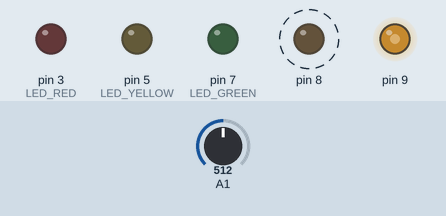
This sketch was run on a simulated Arduino Uno, built with avr-gcc and run on an emulated ATmega328P. Shown: output pins drawn as LEDs (lit = HIGH). Dashed ring = blinking. The test bench sets the inputs (shaded band); at power-on: A1 = 512. What the sketch prints to the serial monitor is not drawn.

Above: at 0.09 s.
At 1.28 s:
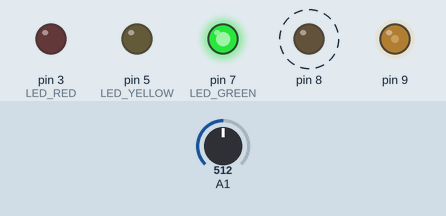
1.3 s: A1 set to 513
At 1.49 s:
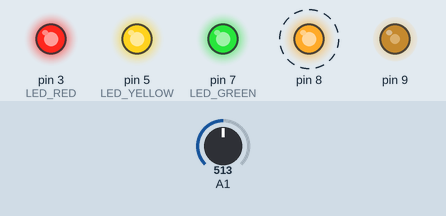
4.3 s: A1 set to 716
Timing chart, 0 to 13.3 s (numbered marks = the images above; inputs shaded):
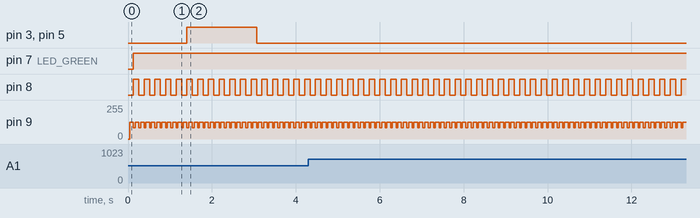

Measured:
- the behaviour switches between 512 and 513 on A1 (found by bisection; images 1 and 2)
- after the input at 1.3 s, pin 3 (LED_RED), pin 5 (LED_YELLOW): LOW → HIGH after 0.11 s, → LOW 1.7 s later
- by itself, pin 8: alternates HIGH for 0.13 s and LOW for 0.13 s
- by itself, pin 9: repeats every 0.13 s: 126/255 0.04 s, 127/255 0.05 s, 85/255 0.04 s

The sketch:

Arduino_sensing.ino
```cpp
//****************************************************************************************
// Illutron take on Disney style capacitive touch sensor using only passives and Arduino
// Dzl 2012
//****************************************************************************************


//                              10n
// PIN 9 --[10k]-+-----10mH---+--||-- OBJECT
//               |            |
//              3.3k          |
//               |            V 1N4148 diode
//              GND           |
//                            |
//Analog 0 ---+------+--------+
//            |      |
//          100pf   1MOmhm
//            |      |
//           GND    GND


#define SET(x,y) (x |=(1<<y))				//-Bit set/clear macros
#define CLR(x,y) (x &= (~(1<<y)))       		// |
#define CHK(x,y) (x & (1<<y))           		// |
#define TOG(x,y) (x^=(1<<y))            		//-+


#define N 160  //How many frequencies

float results[N];            //-Filtered result buffer
float freq[N];            //-Filtered result buffer
int sizeOfArray = N;
const int LED_RED = 3;    //LED rouge sur la sortie 3
const int LED_GREEN = 7;
const int LED_YELLOW = 5;


void setup()
{


  TCCR1A=0b10000010;        //-Set up frequency generator
  TCCR1B=0b00011001;        //-+
  ICR1=110;
  OCR1A=55;

  pinMode(9,OUTPUT);        //-Signal generator pin
  pinMode(8,OUTPUT);        //-Sync (test) pin

  pinMode(LED_RED, OUTPUT); //Définition du pin 3 en sortie
  pinMode(LED_GREEN, OUTPUT);
  pinMode(LED_YELLOW, OUTPUT);

  Serial.begin(115200);

  for(int i=0;i<N;i++)      //-Preset results
    results[i]=0;         //-+

  for(int i=0;i<N;i++)      //-Preset results
    freq[i]=i;         //-+
}

void loop()
{
  unsigned int d;

  int indice_max;

  indice_max=0;;

  int counter = 0;
  for(unsigned int d=0;d<N;d++)
  {
    int v=analogRead(1);    //-Read response signal
    CLR(TCCR1B,0);          //-Stop generator
    TCNT1=0;                //-Reload new frequency
    ICR1=d;                 // |
    OCR1A=d/2;              //-+
    SET(TCCR1B,0);          //-Restart generator

    results[d]=results[d]*0.5+(float)(v)*0.5; //Filter results
    //Serial.println(TCCR1B);
    //Serial.println(v);
    if (results[d] > results[indice_max]) //Test si la valeur que l'on vient d'ajouter est le maximum
      {
        indice_max = d;   //Sinon elle est plus grande que le maximum cette valeur devient le nouveau maximum
      }
 //   plot(v,0);              //-Display
 //   plot(results[d],1);
  // delayMicroseconds(1);


  }


    PlottArray(1,freq,results);


  TOG(PORTB,0);            //-Toggle pin 8 after each sweep (good for scope)


    if(indice_max >= 67 && indice_max <= 85)
    {
      digitalWrite(LED_RED, HIGH);
      digitalWrite(LED_GREEN, LOW);
      digitalWrite(LED_YELLOW, LOW);
    }
    if(indice_max < 53)
    {
      digitalWrite(LED_RED, LOW);
      digitalWrite(LED_YELLOW, LOW);
      digitalWrite(LED_GREEN, HIGH);
    }
    if(indice_max <= 67 && indice_max >= 53)
    {
       digitalWrite(LED_RED, LOW);
       digitalWrite(LED_GREEN, LOW);
       digitalWrite(LED_YELLOW, HIGH);
    }
    if(indice_max > 85)
    {
       digitalWrite(LED_RED, HIGH);
       digitalWrite(LED_GREEN, HIGH);
       digitalWrite(LED_YELLOW, HIGH);
    }

}
```

SendData.ino
```cpp
	byte yMSB=0, yLSB=0, xMSB=0, xLSB=0, zeroByte=128, Checksum=0;

    void SendData(int Command, unsigned int yValue,unsigned int xValue){


      /* >=================================================================<
          y = 01010100 11010100    (x & y are 2 Byte integers)
               yMSB      yLSB      send seperately -> reciever joins them
        >=================================================================<  */

        yLSB=lowByte(yValue);
        yMSB=highByte(yValue);
        xLSB=lowByte(xValue);
        xMSB=highByte(xValue);


     /* >=================================================================<
        Only the very first Byte may be a zero, this way allows the computer
        to know that if a Byte recieved is a zero it must be the start byte.
        If data bytes actually have a value of zero, They are given the value
        one and the bit in the zeroByte that represents that Byte is made
        high.
        >=================================================================< */

       zeroByte = 128;                                   // 10000000

       if(yLSB==0){ yLSB=1; zeroByte=zeroByte+1;}        // Make bit 1 high
       if(yMSB==0){ yMSB=1; zeroByte=zeroByte+2;}        // make bit 2 high
       if(xLSB==0){ xLSB=1; zeroByte=zeroByte+4;}        // make bit 3 high
       if(xMSB==0){ xMSB=1; zeroByte=zeroByte+8;}        // make bit 4 high


     /* >=================================================================<
        Calculate the remainder of: sum of all the Bytes divided by 255
        >=================================================================< */

       Checksum = (Command + yMSB + yLSB + xMSB + xLSB + zeroByte)%255;

       if( Checksum !=0 ){
        Serial.write(byte(0));            // send start bit
        Serial.write(byte(Command));      // command eg: Which Graph is this data for

        Serial.write(byte(yMSB));         // Y value's most significant byte
        Serial.write(byte(yLSB));         // Y value's least significant byte
        Serial.write(byte(xMSB));         // X value's most significant byte
        Serial.write(byte(xLSB));         // X value's least significant byte

        Serial.write(byte(zeroByte));     // Which values have a zero value
        Serial.write(byte(Checksum));     // Error Checking Byte
       }
    }


 void PlottArray(unsigned int Cmd,float Array1[],float Array2[]){

      SendData(Cmd+1, 1,1);                        // Tell PC an array is about to be sent
      delay(1);
      for(int x=0;  x < sizeOfArray;  x++){     // Send the arrays
        SendData(Cmd, round(Array1[x]),round(Array2[x]));
        //delay(1);
      }

      SendData(Cmd+2, 1,1);                        // Confirm arrrays have been sent
    }
```
